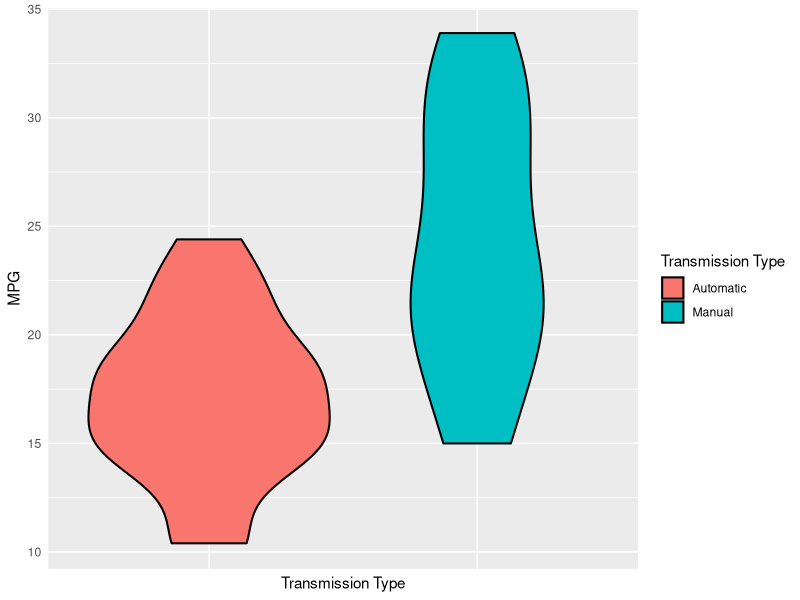
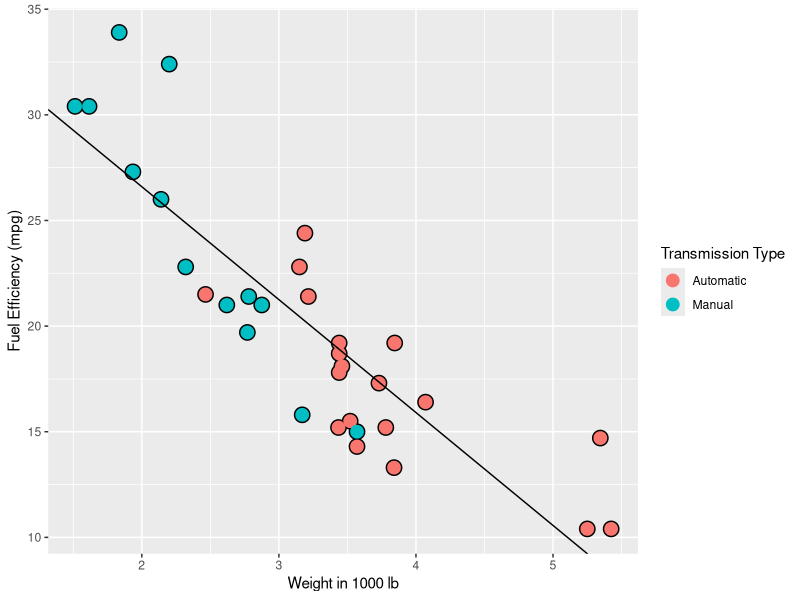
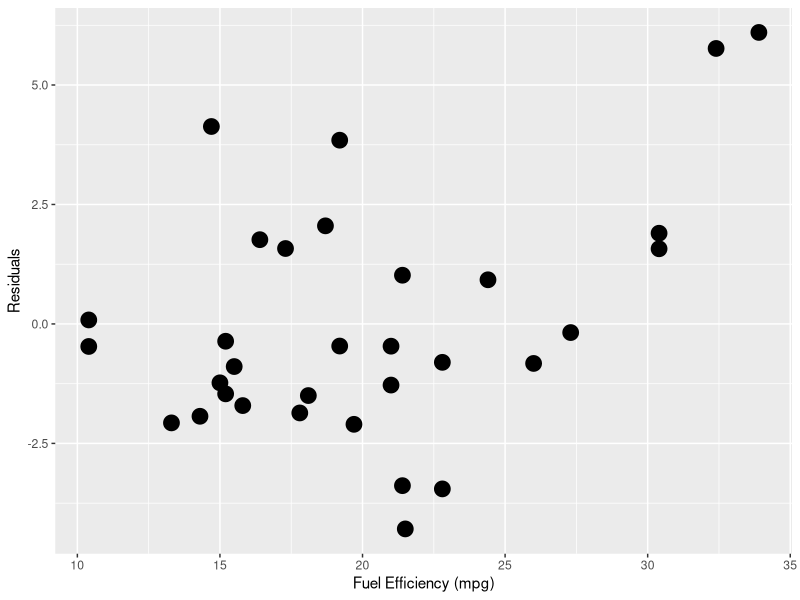
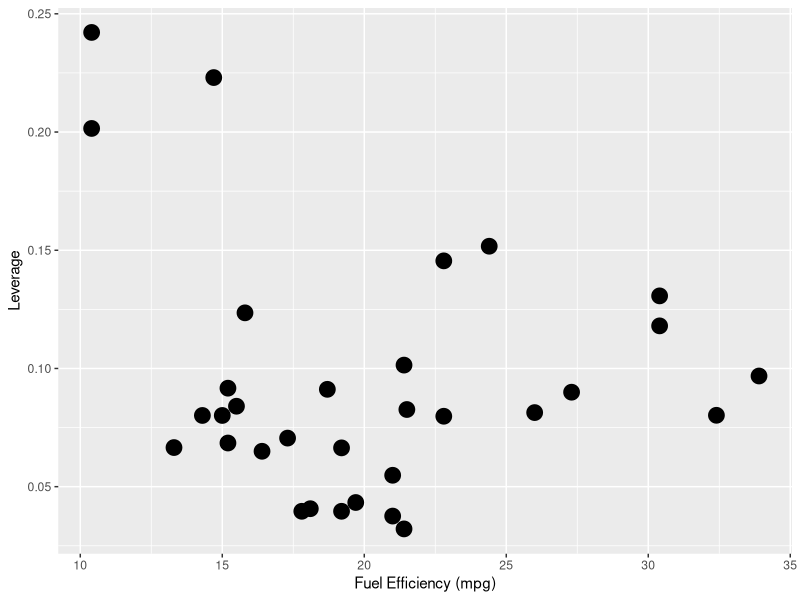
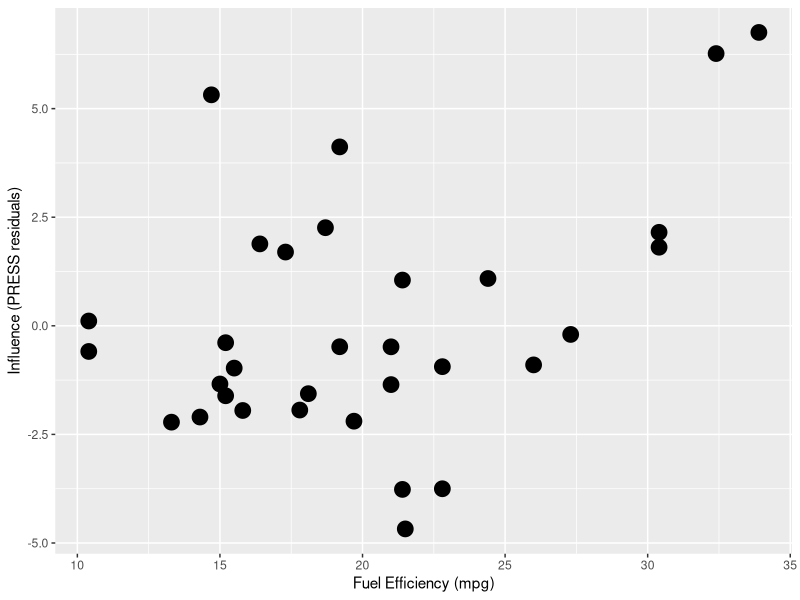

Source code (R) for these figures, in order:
## ---- chunk 1
library(ggplot2)

g <- ggplot(data = mtcars, aes(y = mpg, x = factor(am), fill = factor(am)))
g <- g + geom_violin(colour = "black", size = 0.7)
g <- g + xlab("Transmission Type") + ylab("MPG")
g <- g + scale_fill_discrete(name="Transmission Type",
                         breaks=c("0", "1"),
                         labels=c("Automatic", "Manual"))
g <- g + theme(axis.ticks = element_blank(), axis.text.x = element_blank())

g
## ---- chunk 2
summary(lm(mpg ~ factor(am) + wt, data = mtcars))$coeff
## ---- chunk 3
g <- ggplot(data = mtcars, aes(x = wt, y = mpg, colour = factor(am)))
g = g + geom_point(size = 5, colour = "black") + geom_point(size = 4)
g = g + xlab("Weight in 1000 lb") + ylab("Fuel Efficiency (mpg)")
g <- g + scale_colour_discrete(name="Transmission Type",
                         breaks=c("0", "1"),
                         labels=c("Automatic", "Manual"))
fit <- lm(mtcars$mpg ~ mtcars$wt)
g <- g + geom_abline(intercept=coef(fit)[1], slope=coef(fit)[2])
#g <- g + geom_abline(intercept=coef(fit)[1]+coef(fit)[3], slope=coef(fit)[2] + coef(fit)[4])
g
## ---- chunk 4
summary(fit <- lm(mpg ~ wt + cyl, data = mtcars))$coeff
## ---- chunk 5
fit <- lm(mtcars$mpg ~ mtcars$wt + mtcars$cyl)
res <- resid(fit)
g <- ggplot(data = mtcars, aes(x = mpg, y = res))
g = g + geom_point(size = 5, colour = "black") + geom_point(size = 4)
g = g + ylab("Residuals") + xlab("Fuel Efficiency (mpg)")
g
## ---- chunk 6
cor(mtcars)[,1]
## ---- chunk 7
summary(lm(mpg ~ factor(am), data = mtcars))$coeff
## ---- chunk 8
fit1 <- lm(mpg ~ wt, data = mtcars)
fit2 <- update(fit, mpg ~ wt + cyl, data = mtcars)
fit3 <- update(fit, mpg ~ wt + cyl + disp, data = mtcars)
fit4 <- update (fit, mpg ~ wt + cyl + disp + hp, data = mtcars)
fit5 <- update (fit, mpg ~ wt + cyl + disp + hp + drat, data = mtcars)
fit6 <- update (fit, mpg ~ wt + cyl + disp + hp + drat + vs, data = mtcars)
fit7 <- update (fit, mpg ~ wt + cyl + disp + hp + drat + vs + am , data = mtcars)
fit8 <- update (fit, mpg ~ wt + cyl + disp + hp + drat + vs + am + carb, data = mtcars)
fit9 <- update (fit, mpg ~ wt + cyl + disp + hp + drat + vs + am + carb + gear, data = mtcars)
fit10 <- update (fit, mpg ~ wt + cyl + disp + hp + drat + vs + am + carb + gear + qsec, data = mtcars)
anova(fit1,fit2,fit3,fit4,fit5, fit6, fit7, fit8, fit9,fit10)
## ---- chunk 9
fit <- lm(mtcars$mpg ~ mtcars$wt + mtcars$cyl)
res <- resid(fit)
hatvals <- hatvalues(fit)
g <- ggplot(data = mtcars, aes(x = mpg, y = hatvals))
g = g + geom_point(size = 5, colour = "black") + geom_point(size = 4)
g = g + ylab("Leverage") + xlab("Fuel Efficiency (mpg)")
g
## ---- chunk 10
fit <- lm(mtcars$mpg ~ mtcars$wt + mtcars$cyl)
pres <- resid(fit) / (1 - hatvalues(fit))
g <- ggplot(data = mtcars, aes(x = mpg, y = pres))
g = g + geom_point(size = 5, colour = "black") + geom_point(size = 4)
g = g + ylab("Influence (PRESS residuals)") + xlab("Fuel Efficiency (mpg)")
g
